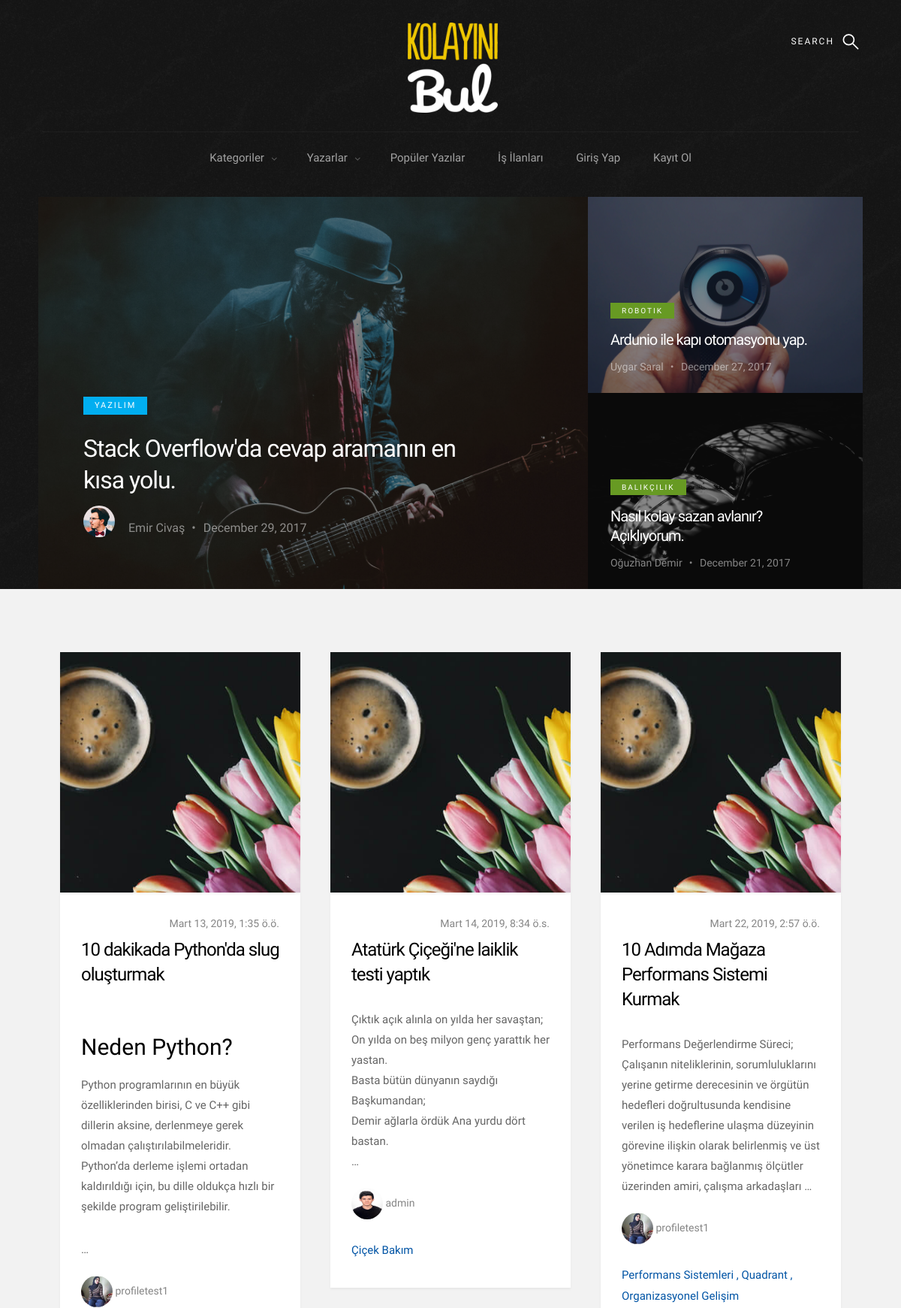
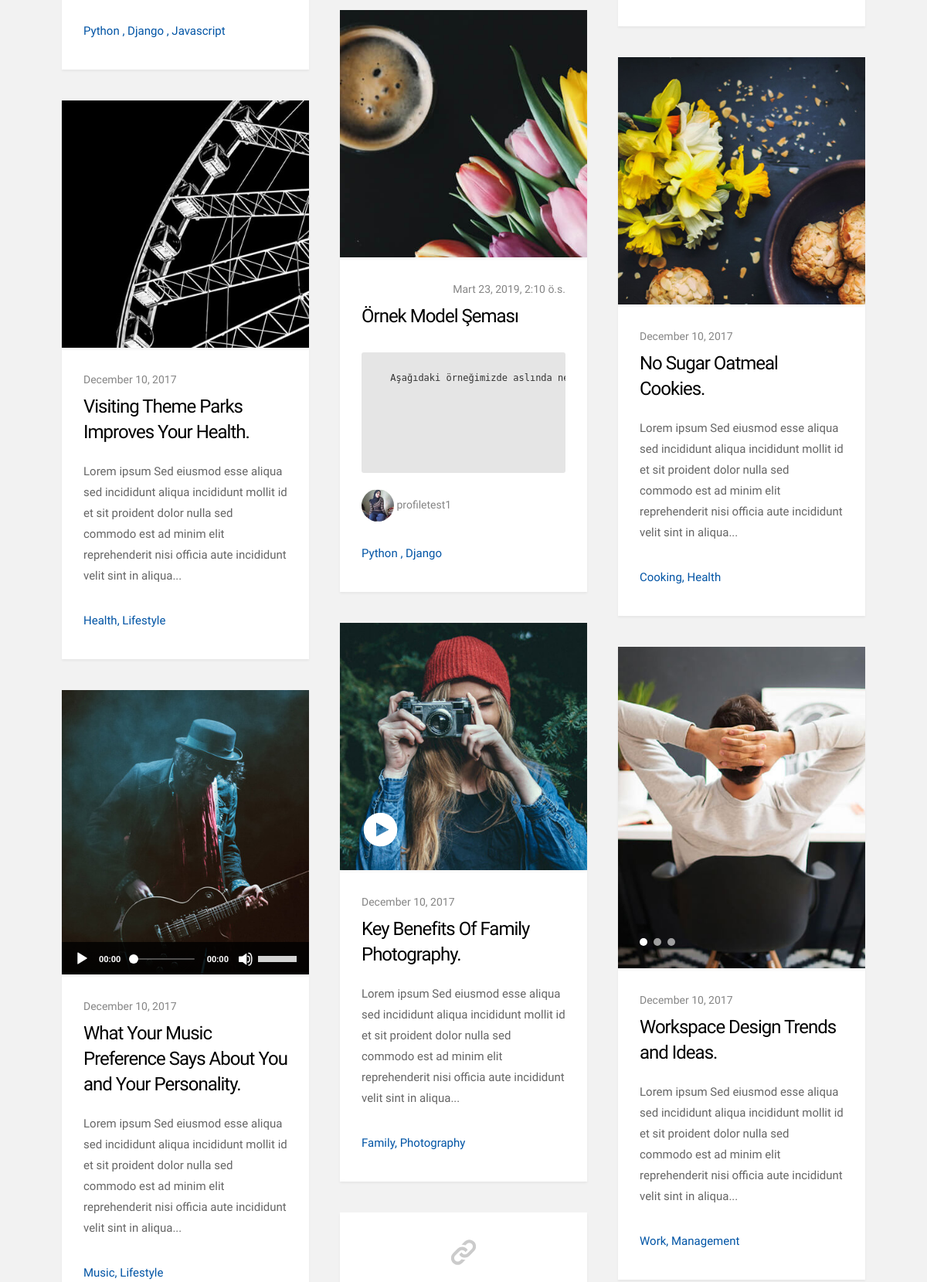
The page / (upper part) on the database its author committed (2 pictures, top to bottom).
### blog/models.py (models this page shows, shortened)
class Post(models.Model):
    author = models.ForeignKey("auth.User", on_delete=models.CASCADE, verbose_name="Author")
    category = models.ForeignKey("Category", on_delete=models.CASCADE, verbose_name="Category Name")
    sub_category = models.ForeignKey("SubCategory", on_delete=models.CASCADE, verbose_name="Sub-Category Name",
                                     related_name="sub_category")
    title = models.CharField(max_length=50, verbose_name="Story Title")
    slug = models.SlugField(max_length=55, blank=True, null=True)
    description = RichTextField(max_length=100000, null=False)
    image = models.ImageField(upload_to='story_images/', null=True, blank=True,
                              default='')
    created_date = models.DateTimeField(auto_now_add=True, verbose_name="Created Date")
    verified_date = models.DateTimeField(auto_now_add=True, verbose_name="Verified Date")
    active_post = models.BooleanField(default=True)
    tag = models.ManyToManyField(SubCategory)

class SubCategory(models.Model):
    category_name = models.ForeignKey(Category, on_delete=models.CASCADE, null=True)
    sub_category_name = models.CharField(max_length=50, verbose_name="Sub-Category Name")
    sub_category_image = models.FileField(upload_to='sub_category_images/', null=True, blank=True)
    def __str__(self):
        return self.sub_category_name

### user/models.py (models this page shows, shortened)
class Profile(models.Model):
    user = models.OneToOneField(User, on_delete=models.CASCADE)
    slug = models.SlugField(max_length=55, blank=True, null=True)
    bio = models.TextField(max_length=500, blank=True)
    location = models.CharField(max_length=30, blank=True)
    country = models.CharField(max_length=30, blank=True)
    birth_date = models.DateField(null=True, blank=True)
    avatar = models.ImageField(upload_to='avatars/', null=True, blank=True)
    job = models.CharField(max_length=30, blank=True)
    skills = models.ManyToManyField(SubCategory)
    post = models.ManyToManyField(Post, blank=True)
    followers = models.ManyToManyField(User, blank=True, verbose_name="Followers", related_name="Followers")
    following = models.ManyToManyField(User, blank=True, verbose_name="Following", related_name="Following")

### base_pages/views.py (the view)
# urls.py: path('', base_pages_view.index, name="index"),
def index(request):
    posts = Post.objects.filter(active_post=True)
    context = {
        "posts": posts,
    }
    return render(request, "index.html", context)

### templates/index.html (shortened to what this page needs)
{% extends "base/layout.html" %}
{% load static %}
{% block body %}
    <section class="s-content">
        <div class="row masonry-wrap">
            <div class="masonry">
                {% for post in posts %}
                    <article class="masonry__brick entry format-standard" data-aos="fade-up">
                        <div class="entry__thumb">
                            <a href="{% url 'posts:detail' slug=post.slug %}" class="entry__thumb-link">
                                <img src="images/thumbs/masonry/tulips-400.jpg"
                                     srcset="images/thumbs/masonry/tulips-400.jpg 1x, images/thumbs/masonry/tulips-800.jpg 2x"
                                     alt="">
                            </a>
                        </div>
                        <div class="entry__text">
                            <div class="entry__header">
                                <div class="entry__date" style="text-align: right">
                                    <a href="{% url 'posts:detail' slug=post.slug %}">{{ post.created_date }}</a>
                                </div>
                                <h1 class="entry__title"><a
                                        href="{% url 'posts:detail' slug=post.slug %}">{{ post.title }}</a>
                                </h1>
                            </div>
                            <div class="entry__excerpt">
                                <p>
                                    {{ post.description|safe|truncatewords:32 }}
                                </p>
                            </div>
                            <div class="entry__content">
                                <a href="{% url 'index' %}" class="entry__profile-pic">
                                    <img class="avatar" src="{{ post.author.profile.avatar.url }}" alt="">
                                </a>
                                <div class="entry__date">
                                    <a href="{% url 'user:profile' slug=post.author %}">&nbsp{{ post.author }}</a>
                                </div>
                                <br>
                                <div class="entry__meta">
                            <span class="entry__meta-links">
                                {% for tag in post.tag.all %}
                                    <a href="{% url 'posts:categories' id=post.category_id %}">
                                {{ tag }}
                                </a>
                                {% endfor %}
                            </span>
                                </div>
                            </div>
                        </div>
                    </article>
                {% endfor %}
                <article class="masonry__brick entry format-standard" data-aos="fade-up">
                    <div class="entry__thumb">
                        <a href="single-standard.html" class="entry__thumb-link">
                            <img src="images/thumbs/masonry/cookies-400.jpg"
                                 srcset="images/thumbs/masonry/cookies-400.jpg 1x, images/thumbs/masonry/cookies-800.jpg 2x"
                                 alt="">
                        </a>
                    </div>
                    <div class="entry__text">
                        <div class="entry__header">
                            <div class="entry__date">
                                <a href="single-standard.html">December 10, 2017</a>
                            </div>
                            <h1 class="entry__title"><a href="single-standard.html">No Sugar Oatmeal Cookies.</a></h1>
                        </div>
                        <div class="entry__excerpt">
                            <p>
                                Lorem ipsum Sed eiusmod esse aliqua sed incididunt aliqua incididunt mollit id et sit
                                proident dolor nulla sed commodo est ad minim elit reprehenderit nisi officia aute
                                incididunt velit sint in aliqua...
                            </p>
                        </div>
                        <div class="entry__meta">
                            <span class="entry__meta-links">
                                <a href="category.html">Cooking</a>
                                <a href="category.html">Health</a>
                            </span>
                        </div>
                    </div>
                </article>
                <article class="masonry__brick entry format-standard" data-aos="fade-up">
                    <div class="entry__thumb">
                        <a href="single-standard.html" class="entry__thumb-link">
                            <img src="images/thumbs/masonry/wheel-400.jpg"
                                 srcset="images/thumbs/masonry/wheel-400.jpg 1x, images/thumbs/masonry/wheel-800.jpg 2x"
                                 alt="">
                        </a>
                    </div>
                    <div class="entry__text">
                        <div class="entry__header">
                            <div class="entry__date">
                                <a href="single-standard.html">December 10, 2017</a>
                            </div>
                            <h1 class="entry__title"><a href="single-standard.html">Visiting Theme Parks Improves Your
                                Health.</a></h1>
                        </div>
                        <div class="entry__excerpt">
                            <p>
                                Lorem ipsum Sed eiusmod esse aliqua sed incididunt aliqua incididunt mollit id et sit
                                proident dolor nulla sed commodo est ad minim elit reprehenderit nisi officia aute
                                incididunt velit sint in aliqua...
                            </p>
                        </div>
                        <div class="entry__meta">
                            <span class="entry__meta-links">
                                <a href="#">Health</a>
                                <a href="#">Lifestyle</a>
                            </span>
                        </div>
                    </div>
                </article>
                <article class="masonry__brick entry format-video" data-aos="fade-up">
                    <div class="entry__thumb video-image">
                        <a href="https://player.vimeo.com/video/117310401?color=01aef0&title=0&byline=0&portrait=0"
                           data-lity>
                            <img src="images/thumbs/masonry/shutterbug-400.jpg"
                                 srcset="images/thumbs/masonry/shutterbug-400.jpg 1x, images/thumbs/masonry/shutterbug-800.jpg 2x"
                                 alt="">
                        </a>
                    </div>
                    <div class="entry__text">
                        <div class="entry__header">
                            <div class="entry__date">
                                <a href="single-video.html">December 10, 2017</a>
                            </div>
                            <h1 class="entry__title"><a href="single-video.html">Key Benefits Of Family Photography.</a>
                            </h1>
                        </div>
                        <div class="entry__excerpt">
                            <p>
                                Lorem ipsum Sed eiusmod esse aliqua sed incididunt aliqua incididunt mollit id et sit
                                proident dolor nulla sed commodo est ad minim elit reprehenderit nisi officia aute
                                incididunt velit sint in aliqua...
                            </p>
                        </div>
                        <div class="entry__meta">
                            <span class="entry__meta-links">
                                <a href="category.html">Family</a>
                                <a href="category.html">Photography</a>
                            </span>
                        </div>
                    </div>
                </article>
                <article class="masonry__brick entry format-gallery" data-aos="fade-up">
                    <div class="entry__thumb slider">
                        <div class="slider__slides">
                            <div class="slider__slide">
                                <img src="images/thumbs/masonry/gallery/gallery-1-400.jpg"
                                     srcset="images/thumbs/masonry/gallery/gallery-1-400.jpg 1x, images/thumbs/masonry/gallery/gallery-1-800.jpg 2x"
                                     alt="">
                            </div>
                        </div>
                    </div>
                    <div class="entry__text">
                        <div class="entry__header">
                            <div class="entry__date">
                                <a href="single-gallery.html">December 10, 2017</a>
                            </div>
                            <h1 class="entry__title"><a href="single-gallery.html">Workspace Design Trends and
                                Ideas.</a>
                            </h1>
                        </div>
                        <div class="entry__excerpt">
                            <p>
                                Lorem ipsum Sed eiusmod esse aliqua sed incididunt aliqua incididunt mollit id et sit
                                proident dolor nulla sed commodo est ad minim elit reprehenderit nisi officia aute
                                incididunt velit sint in aliqua...
                            </p>
                        </div>
                        <div class="entry__meta">
                            <span class="entry__meta-links">
                                <a href="category.html">Work</a>
                                <a href="category.html">Management</a>
                            </span>
                        </div>
                    </div>
                </article>
                <article class="masonry__brick entry format-audio" data-aos="fade-up">
                    <div class="entry__thumb">
                        <a href="single-audio.html" class="entry__thumb-link">
                            <img src="images/thumbs/masonry/guitarman-400.jpg"
                                 srcset="images/thumbs/masonry/guitarman-400.jpg 1x, images/thumbs/masonry/guitarman-800.jpg 2x"
                                 alt="">
                        </a>
                        <div class="audio-wrap">
                        </div>
                    </div>
                    <div class="entry__text">
                        <div class="entry__header">
                            <div class="entry__date">
                                <a href="single-audio.html">December 10, 2017</a>
                            </div>
                            <h1 class="entry__title"><a href="single-audio.html">What Your Music Preference Says About
                                You
                                and Your Personality.</a></h1>
                        </div>
                        <div class="entry__excerpt">
                            <p>
                                Lorem ipsum Sed eiusmod esse aliqua sed incididunt aliqua incididunt mollit id et sit
                                proident dolor nulla sed commodo est ad minim elit reprehenderit nisi officia aute
                                incididunt velit sint in aliqua...
                            </p>
                        </div>
                        <div class="entry__meta">
                            <span class="entry__meta-links">
                                <a href="category.html">Music</a>
                                <a href="category.html">Lifestyle</a>
                            </span>
                        </div>
                    </div>
                </article>
                <article class="masonry__brick entry format-link" data-aos="fade-up">
                    <div class="entry__thumb">
                        <div class="link-wrap">
                            <p>The Only Resource You Will Need To Start a Blog Using WordPress.</p>
                        </div>
                    </div>
                </article>
            </div>
        </div>
    </section>
{% endblock body %}

### static/css/base.css (style rules this page uses)
body { margin: 0; }
article, aside, footer, header, nav, section { display: block; }
h1 { font-size: 2em; margin: 0.67em 0; }
pre { font-family: monospace, monospace; font-size: 1em; }
a { background-color: transparent; -webkit-text-decoration-skip: objects; }
img { border-style: none; }
*, *::before, *::after { box-sizing: inherit; }
body { font-weight: normal; line-height: 1; word-wrap: break-word; text-rendering: optimizeLegibility; -webkit-overflow-scrolling: touch; -webkit-text-size-adjust: none; }
body, input, button { -moz-osx-font-smoothing: grayscale; -webkit-font-smoothing: antialiased; }
img, video { max-width: 100%; height: auto; }
h1, h2, h3, h4, h5, h6 { -webkit-font-smoothing: auto; -webkit-font-smoothing: antialiased; -webkit-font-variant-ligatures: common-ligatures; -moz-font-variant-ligatures: common-ligatures; font-variant-ligatures: common-ligatures; text-rendering: optimizeLegibility; }
a { text-decoration: none; line-height: inherit; }
a img { border: none; }
.row { width: 94%; max-width: 1200px; margin: 0 auto; }
.row:after { content: ""; display: table; clear: both; }

### rows shown on the page
Post: created_date "Mart 13, 2019, 1:35 ö.ö.", title "10 dakikada Python'da slug oluşturmak", description "Neden Python? Python programlarının en büyük özelliklerinden birisi, C ve C++ gibi dillerin aksine, derlenmeye gerek olmadan çalıştırılabilmeleridir. Python’da derleme işlemi ortadan kaldırıldığı için, bu dille oldukça hızlı bir şekilde program geliştirilebilir. …", author.profile.avatar (picture), author "profiletest1"
SubCategory: sub_category_name "Python"
SubCategory: sub_category_name "Django"
SubCategory: sub_category_name "Javascript"
Post: created_date "Mart 14, 2019, 8:34 ö.s.", title "Atatürk Çiçeği'ne laiklik testi yaptık", description "Çıktık açık alınla on yılda her savaştan; On yılda on beş milyon genç yarattık her yastan. Basta bütün dünyanın saydığı Başkumandan; Demir ağlarla ördük Ana yurdu dört bastan. …", author.profile.avatar (picture), author "admin"
SubCategory: sub_category_name "Çiçek Bakım"
Post: created_date "Mart 22, 2019, 2:57 ö.ö.", title "10 Adımda Mağaza Performans Sistemi Kurmak", description "Performans Değerlendirme Süreci; Çalışanın niteliklerinin, sorumluluklarını yerine getirme derecesinin ve örgütün hedefleri doğrultusunda kendisine verilen iş hedeflerine ulaşma düzeyinin görevine ilişkin olarak belirlenmiş ve üst yönetimce karara bağlanmış ölçütler üzerinden amiri, çalışma arkadaşları …", author.profile.avatar (picture), author "profiletest1"
SubCategory: sub_category_name "Performans Sistemleri"
SubCategory: sub_category_name "Quadrant"
SubCategory: sub_category_name "Organizasyonel Gelişim"
Post: created_date "Mart 23, 2019, 2:10 ö.s.", title "Örnek Model Şeması", author.profile.avatar (picture), author "profiletest1"
